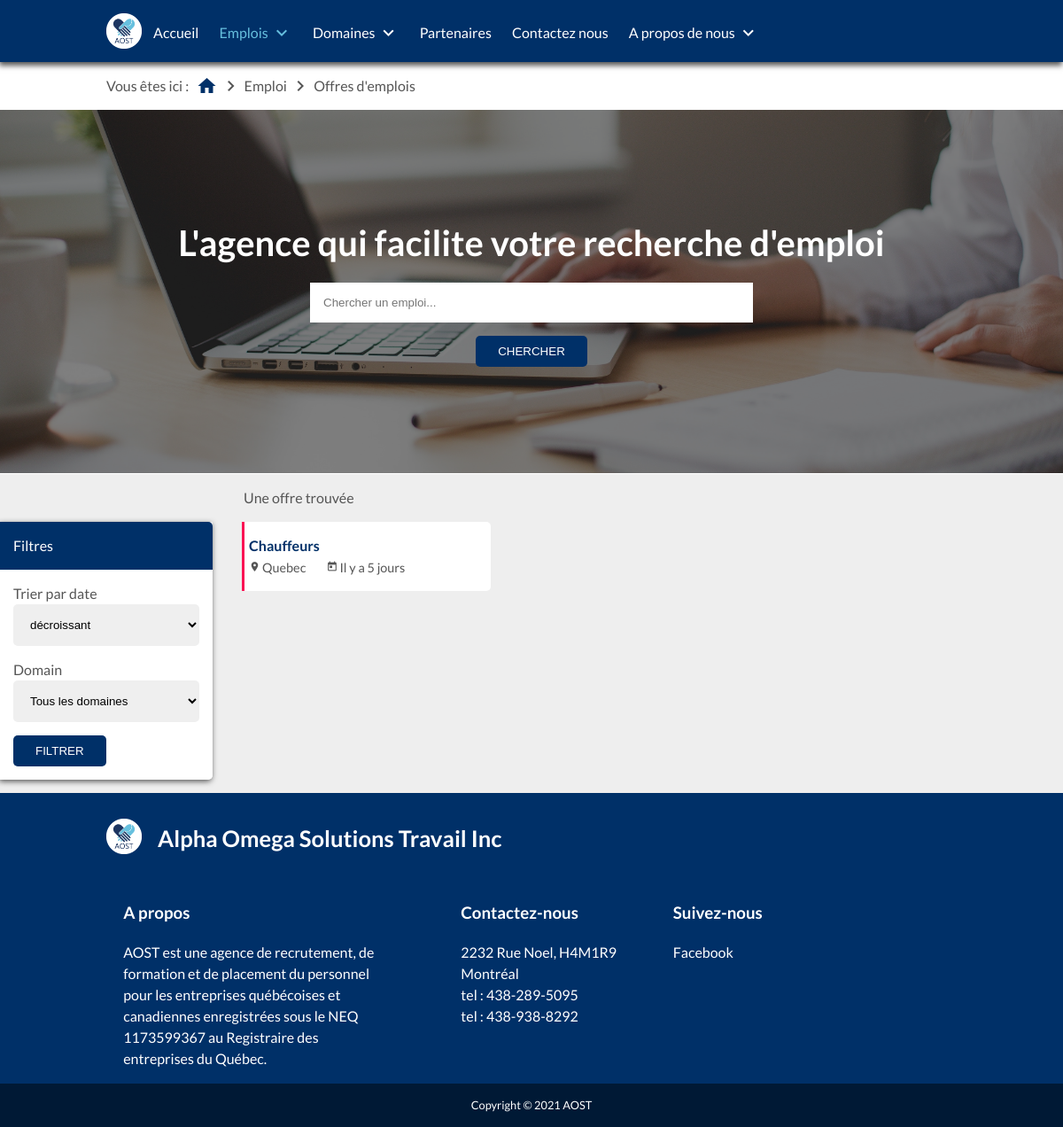
Before: /job/offers/index.php with the older database file.
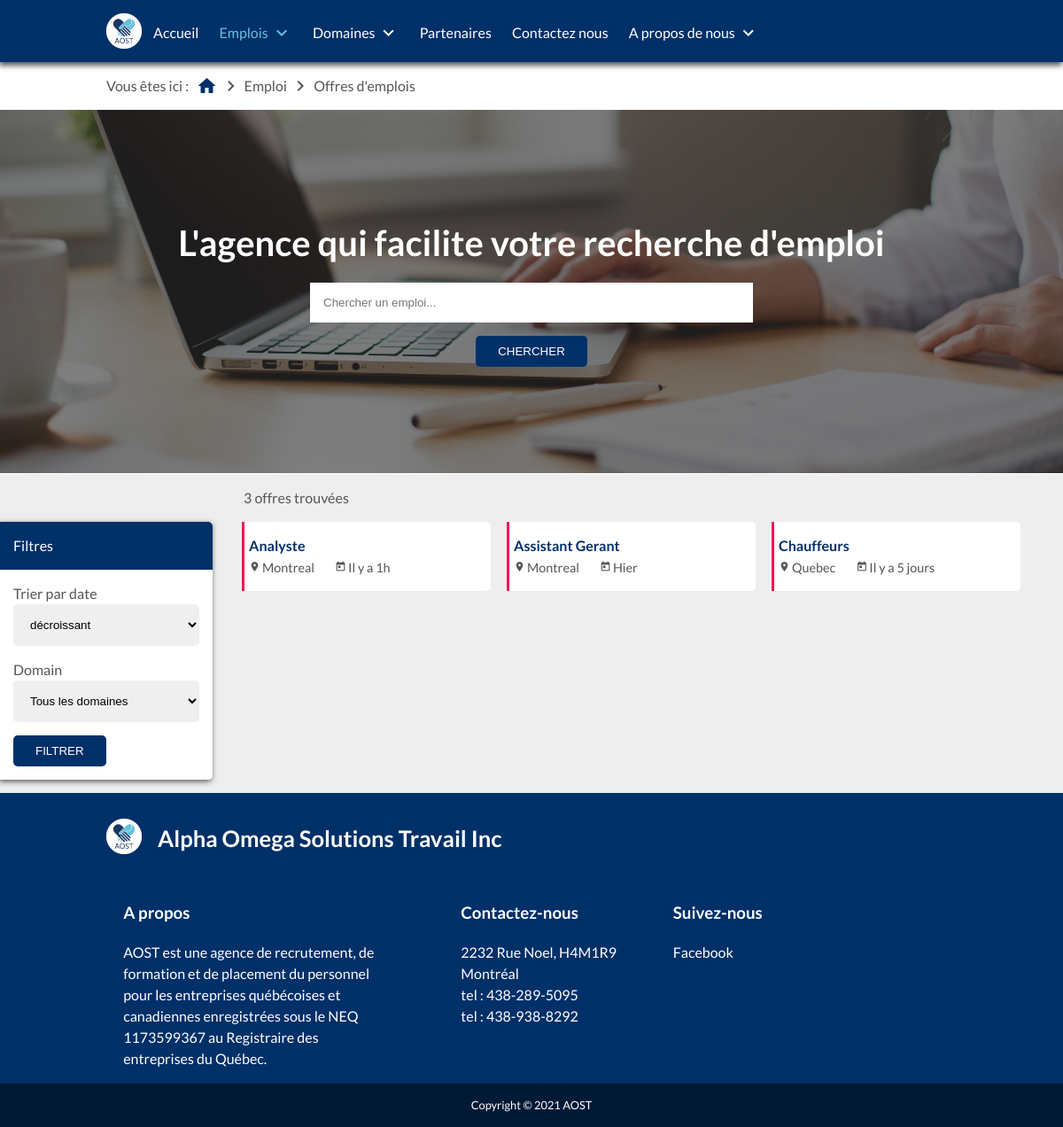
After: the same page with the newer database file.
### tables this page shows
CREATE TABLE IF NOT EXISTS `offers` (
  `id` bigint(20) NOT NULL AUTO_INCREMENT,
  `id_admin` bigint(20) NOT NULL,
  `id_subdomain` bigint(20) NOT NULL,
  `id_city` bigint(20) NOT NULL,
  `compagny` varchar(100) NOT NULL,
  `description` longtext COMMENT 'Description globale de la demande',
  `missions` longtext COMMENT 'description détaillée (par mission) de la demande',
  `skill` longtext COMMENT 'compétences requises du postulant',
  `candidate_profile` longtext COMMENT 'Informations requises du postulant (age, annee d''experience, caractere etc...)',
  `cv` int(1) NOT NULL DEFAULT '0' COMMENT 'vaudra 1 si un CV est requit pour postuler',
  `motivation` int(1) NOT NULL DEFAULT '0' COMMENT 'Vaudra 1 si une lettre de motivation est requise pour postuler',
  `deleted` int(2) NOT NULL DEFAULT '0' COMMENT 'Vaudra 1 si supprimé par un admin (restera présente dans un onglet archives ou corbeille)',
  `expired` int(2) NOT NULL DEFAULT '0' COMMENT 'vaudra 1 si déjà expiré',
  `deadline` datetime NOT NULL COMMENT 'Date limite',
  `added_at` datetime NOT NULL DEFAULT CURRENT_TIMESTAMP,
  PRIMARY KEY (`id`),
  KEY `fk_city` (`id_city`),
  KEY `fk_subdomain` (`id_subdomain`),
  KEY `fk_admin` (`id_admin`)
);

CREATE TABLE IF NOT EXISTS `subdomains` (
  `id` bigint(20) NOT NULL AUTO_INCREMENT,
  `id_admin` bigint(20) NOT NULL,
  `id_domain` bigint(20) NOT NULL,
  `name` varchar(200) NOT NULL,
  `color` varchar(100) NOT NULL,
  `added_at` datetime NOT NULL DEFAULT CURRENT_TIMESTAMP,
  PRIMARY KEY (`id`),
  KEY `id_domain` (`id_domain`),
  KEY `fk_admin` (`id_admin`)
);

CREATE TABLE IF NOT EXISTS `city` (
  `id` bigint(20) NOT NULL AUTO_INCREMENT,
  `name` varchar(150) NOT NULL,
  `added_at` datetime NOT NULL DEFAULT CURRENT_TIMESTAMP,
  PRIMARY KEY (`id`)
);

### job/offers/index.php (called while the page is built)
<?php include("../../outils/php/redirection.php");
	redirection("Offres d'emplois | Alpha Omega Solutions Travail", _APP_PATH."job/offers/offers.php", "Offres d'emplois", "Offres d'emplois", _ROOT_PATH."job/offers/offers.css", _ROOT_PATH."job/offers/offers.js");
?>

### class/Offer.class.php (called while the page is built, shortened)
<?php
class Offer
{
    private $_id;
    private $_added_at;
    public function __construct(array $data){
        foreach ($data as $key => $value) {
            $method='set'.ucfirst($key);
        }
    }
    public function setId($id){
        $this->_id=intval($id);
    }
    public function getId(){
        return $this->_id;
    }
    public function setAdded_at($added_at){
        $this->_added_at=strval($added_at);
    }
    public function getAdded_at(){
        return $this->_added_at;
    }
public function getOffersFilterLimit($keyword, $id_domain, $date, $start){
  include(_APP_PATH."bd/server-connect.php");
  $id_domain = intval($id_domain);
  $start=intval($start);
  $end=$start+10;
  $regex = $keyword == "" ? "" : " subdomains.name REGEXP '^(.*)$keyword(.*)$' ";
  $domainTxt = $id_domain == -1 ? "" : " subdomains.id_domain=$id_domain ";
  $dateDirection = " ORDER BY offers.added_at $date ";
  $limit = " LIMIT $start,$end ";
  if($domainTxt == "" && $regex == ""){
    $where_1 = " 1 ";
}else {
    $where_1 = "";
}
$query= $db->prepare("SELECT * FROM subdomains INNER JOIN offers ON offers.id_subdomain = subdomains.id WHERE $regex $domainTxt $where_1 $dateDirection $limit");
$offers=[];
if($query->execute()){
  while($data=$query->fetch()){
      $offers[]=new Offer($data);
  }
  return $offers;
}else{
  return false;
}
}
}
?>

### class/Subdomain.class.php (called while the page is built, shortened)
<?php
class Subdomain
{
   private $_name;
   public function __construct(array $data){
    foreach ($data as $key => $value) {
     $method='set'.ucfirst($key);
}
}
public function setName($name){
   $this->_name=htmlentities(strval($name));
}
public function getName(){
    return $this->_name;
}
public function getSubdomain($id){
    include(_APP_PATH."bd/server-connect.php");
    $id=intval($id);
    $query=$db->prepare("SELECT * FROM subdomains WHERE id=?");
    $query->bindParam(1,$id);
    if($query->execute() && $query->rowCount()==1){
      $data=$query->fetch();
      return (new Subdomain($data));
  }else{
      return false;
  }
}
}
?>

### class/Domain.class.php (called while the page is built, shortened)
<?php
class domain
{
    private $_color;
    public function __construct(array $data){
        foreach ($data as $key => $value) {
            $method='set'.ucfirst($key);
        }
    }
    public function setColor($color){
        $this->_color=htmlentities(strval($color));
    }
    public function getColor(){
        return $this->_color;
    }
public function getDomain($id){
    include(_APP_PATH."bd/server-connect.php");
    $id=intval($id);
    $query=$db->prepare("SELECT * FROM domains WHERE id=?");
    $query->bindParam(1,$id);
    if($query->execute() && $query->rowCount()==1){
        $data=$query->fetch();
        return (new Domain($data));
    }else{
        return false;
    }
}
}
?>

### class/City.class.php (called while the page is built, shortened)
<?php
class City
{
    private $_name;
    public function __construct(array $data){
        foreach ($data as $key => $value) {
            $method='set'.ucfirst($key);
        }
    }
    public function setName($name){
        $this->_name=htmlentities(strval($name));
    }
    public function getName(){
        return $this->_name;
    }
public function getCity($id){
    include(_APP_PATH."bd/server-connect.php");
    $id=intval($id);
    $query=$db->prepare("SELECT * FROM city WHERE id=?");
    $query->bindParam(1,$id);
    if($query->execute() && $query->rowCount()==1){
        $data=$query->fetch();
        return (new City($data));
    }else{
        return false;
    }
}
}
?>

### outils/php/functions.php (called while the page is built, shortened)
<?php
$tab_month=array("Janvier","Février","Mars","Avril","Mai","Juin","Juillet","Aougt","Septembre","Octobre","Novembre","Décembre");
function get_elapsed_time($datetime){
	global $tab_month;
	$date_convert_in_seconde = strtotime($datetime);
	if(date('Ymd', $date_convert_in_seconde) == date('Ymd')){
		$diff = time()-$date_convert_in_seconde;
		if($diff < 60){
			return "Il y a ".$diff." secondes";
		}else if($diff < 3600){
			return "Il y a ".floor($diff/60)." min";
		}else if($diff < 86400){
			return "Il y a ".floor($diff/3600)."h";
		}
	}else if(date('Ymd', $date_convert_in_seconde) == date('Ymd', strtotime('- 1 DAY'))){
		return "Hier";
	}else if(date('Ymd', $date_convert_in_seconde) == date('Ymd', strtotime('- 2 DAY'))){
		return "Il y a 2 jours";
	}else if(date('Ymd', $date_convert_in_seconde) == date('Ymd', strtotime('- 3 DAY'))){
		return "Il y a 3 jours";
	}else if(date('Ymd', $date_convert_in_seconde) == date('Ymd', strtotime('- 4 DAY'))){
		return "Il y a 4 jours";
	}else if(date('Ymd', $date_convert_in_seconde) == date('Ymd', strtotime('- 5 DAY'))){
		return "Il y a 5 jours";
	}else if(date('Ymd', $date_convert_in_seconde) == date('Ymd', strtotime('- 6 DAY'))){
		return "Il y a 6 jours";
	}else if(date('YW', $date_convert_in_seconde) == date('YW', strtotime('- 1 WEEK'))){
		return "Il y a 1 semaine";
	}else if(date('YW', $date_convert_in_seconde) == date('YW', strtotime('- 2 WEEK'))){
		return "Il y a 2 semaines";
	}else if(date('YW', $date_convert_in_seconde) == date('YW', strtotime('- 3 WEEK'))){
		return "Il y a 3 semaines";
	}else if(date('YW', $date_convert_in_seconde) == date('YW', strtotime('- 4 WEEK'))){
		return "Il y a 4 semaines";
	}else if(date('Ym', $date_convert_in_seconde) == date('Ym', strtotime('- 1 MONTH'))){
		return "Il y a 1 mois";
	}else if(date('Ym', $date_convert_in_seconde) == date('Ym', strtotime('- 2 MONTH'))){
		return "Il y a 2 mois";
	}else if(date('Ym', $date_convert_in_seconde) == date('Ym', strtotime('- 3 MONTH'))){
		return "Il y a 3 mois";
	}else if(date('Ym', $date_convert_in_seconde) == date('Ym', strtotime('- 4 MONTH'))){
		return "Il y a 4 mois";
	}else if(date('Ym', $date_convert_in_seconde) == date('Ym', strtotime('- 5 MONTH'))){
		return "Il y a 5 mois";
	}else if(date('Ym', $date_convert_in_seconde) == date('Ym', strtotime('- 6 MONTH'))){
		return "Il y a 6 mois";
	}else if(date('Ym', $date_convert_in_seconde) == date('Ym', strtotime('- 7 MONTH'))){
		return "Il y a 7 mois";
	}else if(date('Ym', $date_convert_in_seconde) == date('Ym', strtotime('- 8 MONTH'))){
		return "Il y a 8 mois";
	}else if(date('Ym', $date_convert_in_seconde) == date('Ym', strtotime('- 9 MONTH'))){
		return "Il y a 9 mois";
	}else if(date('Ym', $date_convert_in_seconde) == date('Ym', strtotime('- 10 MONTH'))){
		return "Il y a 10 mois";
	}else if(date('Ym', $date_convert_in_seconde) == date('Ym', strtotime('- 11 MONTH'))){
		return "Il y a 11 mois";
	}else if(date('Y', $date_convert_in_seconde) == date('Y', strtotime('- 1 YEAR'))){
		return "Il y a 1 an";
	}else if(date('Y', $date_convert_in_seconde) == date('Y', strtotime('- 2 YEAR'))){
		return "Il y a 2 ans";
	}else if(date('Y', $date_convert_in_seconde) == date('Y', strtotime('- 3 YEAR'))){
		return "Il y a 3 ans";
	}else if(date('Y', $date_convert_in_seconde) == date('Y', strtotime('- 4 YEAR'))){
		return "Il y a 4 ans";
	}else if(date('Y', $date_convert_in_seconde) == date('Y', strtotime('- 5 YEAR'))){
		return "Il y a 5 ans";
	}else if(date('Y', $date_convert_in_seconde) == date('Y', strtotime('- 6 YEAR'))){
		return "Il y a 6 ans";
	}else if(date('Y', $date_convert_in_seconde) == date('Y', strtotime('- 7 YEAR'))){
		return "Il y a 7 ans";
	}else if(date('Y', $date_convert_in_seconde) == date('Y', strtotime('- 8 YEAR'))){
		return "Il y a 8 ans";
	}else if(date('Y', $date_convert_in_seconde) == date('Y', strtotime('- 9 YEAR'))){
		return "Il y a 9 ans";
	}else if(date('Y', $date_convert_in_seconde) == date('Y', strtotime('- 10 YEAR'))){
		return "Il y a 10 ans";
	}else if(date('Y', $date_convert_in_seconde) == date('Y', strtotime('- 11 YEAR'))){
		return "Il y a 11 ans";
	}else if(date('Y', $date_convert_in_seconde) == date('Y', strtotime('- 12 YEAR'))){
		return "Il y a 12 ans";
	}else if(date('Y', $date_convert_in_seconde) == date('Y', strtotime('- 13 YEAR'))){
		return "Il y a 13 ans";
	}else if(date('Y', $date_convert_in_seconde) == date('Y', strtotime('- 14 YEAR'))){
		return "Il y a 14 ans";
	}else if(date('Y', $date_convert_in_seconde) == date('Y', strtotime('- 15 YEAR'))){
		return "Il y a 15 ans";
	}else if(date('Y', $date_convert_in_seconde) == date('Y', strtotime('- 16 YEAR'))){
		return "Il y a 16 ans";
	}else if(date('Y', $date_convert_in_seconde) == date('Y', strtotime('- 17 YEAR'))){
		return "Il y a 17 ans";
	}else if(date('Y', $date_convert_in_seconde) == date('Y', strtotime('- 18 YEAR'))){
		return "Il y a 18 ans";
	}else if(date('Y', $date_convert_in_seconde) == date('Y', strtotime('- 19 YEAR'))){
		return "Il y a 19 ans";
	}else if(date('Y', $date_convert_in_seconde) == date('Y', strtotime('- 20 YEAR'))){
		return "Il y a 20 ans";
	}else if(date('Y', $date_convert_in_seconde) < date('Y', strtotime('- 20 YEAR'))){
		return "Il y a plus de 20 ans";
	}else{
		$mois=date('m',$date_convert_in_seconde);
		$mois=$tab_month[$mois-1];
		return 'depuis le '.date('d', $date_convert_in_seconde)." ".$mois;
	}
}
?>

### job/offers/offers.php (the view, shortened to what the rows shown need)
<?php
$keyword = isset($_POST["keyword"]) ? $_POST["keyword"] : "";
$date = isset($_POST["date"]) ? $_POST["date"] : "DESC";
$id_domain = isset($_POST["id_domain"]) ? $_POST["id_domain"] : "-1";
$offers_count = $offer->getOffersFilterLimit($keyword, $id_domain, $date, "");
	$actuParPage= 10;
	$nombreDePages=ceil(count($offers_count)/$actuParPage);
	if(isset($_GET['page']))
	{
		$pageActuelle=intval($_GET['page']);
		 if($pageActuelle>$nombreDePages)
		 {
		 	$pageActuelle=$nombreDePages;
		 }
		}
	else
	{
		 $pageActuelle=1;
		}
	$premiereEntree=($pageActuelle-1)*$actuParPage;
	$offers = $offer->getOffersFilterLimit($keyword, $id_domain, $date, $premiereEntree);
	?>
	<div class="offres-block offers-container">
						<?php
						$domains = $domain->getDomains();
						foreach($domains as $domain){
							?>
							<option value="<?php echo $domain->getId(); ?>" <?php if(isset($_POST["id_domain"])){ if($_POST["id_domain"] == $domain->getId()){echo "selected";} } ?>><?php echo $domain->getName(); ?></option>
						<?php } ?>
		<div class="offres-contain">
			<div class="emplois-populaires-container">
				<?php
				foreach ($offers as $offer) {
					$city = $city->getCity($offer->getId_city());
					$subdomain = $subdomain->getSubdomain($offer->getId_subdomain());
					$domain = $domain->getDomain($subdomain->getId_domain());
					$domainColor = $domain->getColor()==""? "66BFDE" : $domain -> getColor();
					?>
					<a href="<?php echo _ROOT_PATH."job/offers/a/".str_replace(" ", "-",$subdomain->getName())."/".$offer->getId()."/" ?>" class="ep-block" style="border-left : 3px solid #<?php echo $domainColor; ?>">
						<div class="ep-text">
							<span class="ep-title"><?php echo $subdomain->getName(); ?></span>
							<span class="ep-city"><i class="material-icons vertical-align-bottom">location_on</i><?php echo $city->getName(); ?></span>
							<span class="ep-added_at"><i class="material-icons vertical-align-bottom"> today </i><?php echo get_elapsed_time($offer->getAdded_at()); ?></span>
						</div>
					</a>
				<?php } ?>
			</div>
			</div>
		</div>

Changed rows visible on the page:
added offers: id_subdomain.name "Analyste", id_city.name "Montreal", added_at "Il y a 1h"
added offers: id_subdomain.name "Assistant Gerant", id_city.name "Montreal", added_at "Hier"
Other visible differences:
count($offers_count): (not shown) → "3"
text no longer shown: "Une offre trouvée"
text now shown: "offres trouvées"
